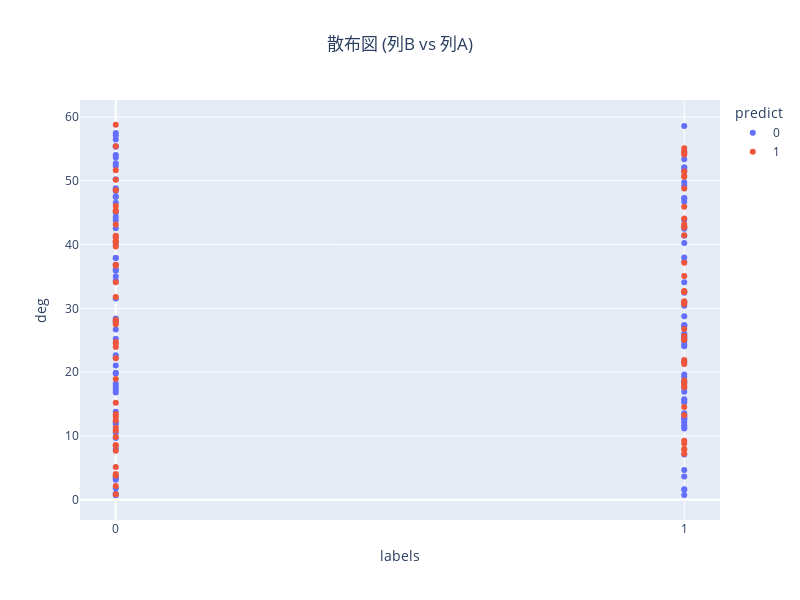

The notebook cell saved with this chart:
### Code cell
# 散布図を作成
fig = px.scatter(df1, x='labels', y='deg', color='predict', title="散布図 (列B vs 列A)", width=800, height=600)
fig.update_layout(
    xaxis=dict(
        dtick=1   # 刻み幅を1に設定
    ),
    title_x=0.5,  # タイトルを中央に配置
)
fig.show()

### Figure 1 — Plotly figure (JSON) as saved in the notebook; plotly's stock layout.template omitted (floating-point values rounded to 4 significant figures)
{"data": [{"hovertemplate": "predict=0<br>labels=%{x}<br>deg=%{y}<extra></extra>", "legendgroup": "0", "marker": {"color": "#636efa", "symbol": "circle"}, "mode": "markers", "name": "0", "orientation": "v", "showlegend": true, "type": "scatter", "x": [0, 0, 1, 1, 1, 1, 1, 0, 1, 1, 1, 0, 0, 1, 1, 0, 1, 0, 1, 0, 1, 0, 1, 1, 0, 1, 1, 1, 1, 0, 0, 0, 1, 1, 1, 1, 1, 1, 1, 0, 1, 1, 1, 0, 0, 0, 1, 0, 0, 1, 0, 0, 0, 0, 1, 0, 1, 0, 0, 1, 0, 0, 0, 1, 0, 0, 1, 0, 1, 1, 1, 1, 0, 1, 0, 1, 0, 0, 1, 0, 1, 0, 1, 1, 0, 1, 0, 0, 0, 0, 0, 0, 1, 0, 0, 1, 1, 1, 1, 1, 1, 0, 0, 1, 1, 1, 0, 0, 0, 1, 1, 0, 1, 0, 0], "xaxis": "x", "y": [3.14, 31.54, 37.27, 7.09, 47.29, 18.53, 52.06, 36.84, 15.73, 26.0, 12.75, 9.669, 18.19, 11.48, 27.38, 3.565, 12.15, 11.87, 15.23, 12.12, 24.27, 17.76, 13.04, 27.27, 43.8, 1.557, 46.71, 12.78, 25.9, 7.941, 1.773, 40.01, 51.61, 25.23, 21.57, 18.4, 51.44, 42.47, 49.16, 0.6914, 11.17, 13.24, 40.24, 25.24, 37.88, 35.9, 43.89, 37.89, 44.3, 47.26, 19.89, 52.76, 48.84, 27.84, 52.08, 54.05, 24.78, 56.46, 10.54, 13.55, 53.63, 48.7, 34.99, 32.46, 28.4, 52.3, 53.38, 48.4, 54.49, 3.623, 12.52, 25.58, 47.53, 41.39, 42.54, 16.93, 57.11, 55.35, 31.0, 41.22, 27.16, 26.68, 1.641, 0.7227, 47.47, 11.66, 44.98, 50.22, 46.55, 21.04, 55.41, 17.26, 37.96, 3.422, 34.31, 49.76, 25.45, 30.42, 4.651, 58.59, 15.5, 0.9169, 22.25, 24.06, 17.5, 34.07, 57.48, 36.08, 16.79, 19.25, 19.6, 22.63, 28.77, 13.78, 19.78], "yaxis": "y"}, {"hovertemplate": "predict=1<br>labels=%{x}<br>deg=%{y}<extra></extra>", "legendgroup": "1", "marker": {"color": "#EF553B", "symbol": "circle"}, "mode": "markers", "name": "1", "orientation": "v", "showlegend": true, "type": "scatter", "x": [1, 1, 0, 1, 0, 0, 1, 1, 1, 1, 1, 0, 0, 1, 0, 0, 1, 0, 1, 0, 1, 1, 0, 0, 0, 1, 1, 0, 1, 1, 1, 1, 1, 1, 1, 0, 0, 1, 0, 1, 1, 0, 0, 0, 0, 1, 0, 1, 1, 0, 1, 1, 0, 1, 0, 0, 1, 0, 0, 0, 1, 0, 0, 0, 1, 0, 0, 0, 1, 0, 1, 0, 1, 0, 1, 1, 0, 0, 0, 1, 1, 1, 0, 0, 0], "xaxis": "x", "y": [7.865, 42.76, 27.99, 30.92, 10.84, 12.43, 25.02, 8.813, 30.95, 50.72, 32.65, 36.84, 22.18, 45.91, 7.675, 55.39, 26.75, 0.8453, 25.15, 41.1, 51.43, 35.07, 27.51, 39.68, 51.63, 13.22, 54.11, 34.08, 21.91, 50.64, 7.216, 44.08, 54.3, 55.1, 37.15, 5.103, 24.72, 25.65, 43.16, 30.69, 18.67, 45.34, 45.21, 23.93, 40.49, 42.72, 13.39, 17.62, 32.58, 41.39, 41.47, 42.88, 24.48, 43.19, 3.765, 27.89, 9.248, 48.49, 50.14, 2.124, 21.62, 40.46, 11.28, 40.38, 48.78, 31.78, 4.037, 28.17, 21.28, 18.91, 54.58, 58.78, 31.1, 36.66, 32.72, 18.21, 46.04, 8.512, 8.521, 17.94, 14.54, 7.952, 9.828, 15.2, 12.96], "yaxis": "y"}], "layout": {"height": 600, "legend": {"title": {"text": "predict"}, "tracegroupgap": 0}, "title": {"text": "散布図 (列B vs 列A)", "x": 0.5}, "width": 800, "xaxis": {"anchor": "y", "domain": [0, 1], "dtick": 1, "title": {"text": "labels"}}, "yaxis": {"anchor": "x", "domain": [0, 1], "title": {"text": "deg"}}}}
